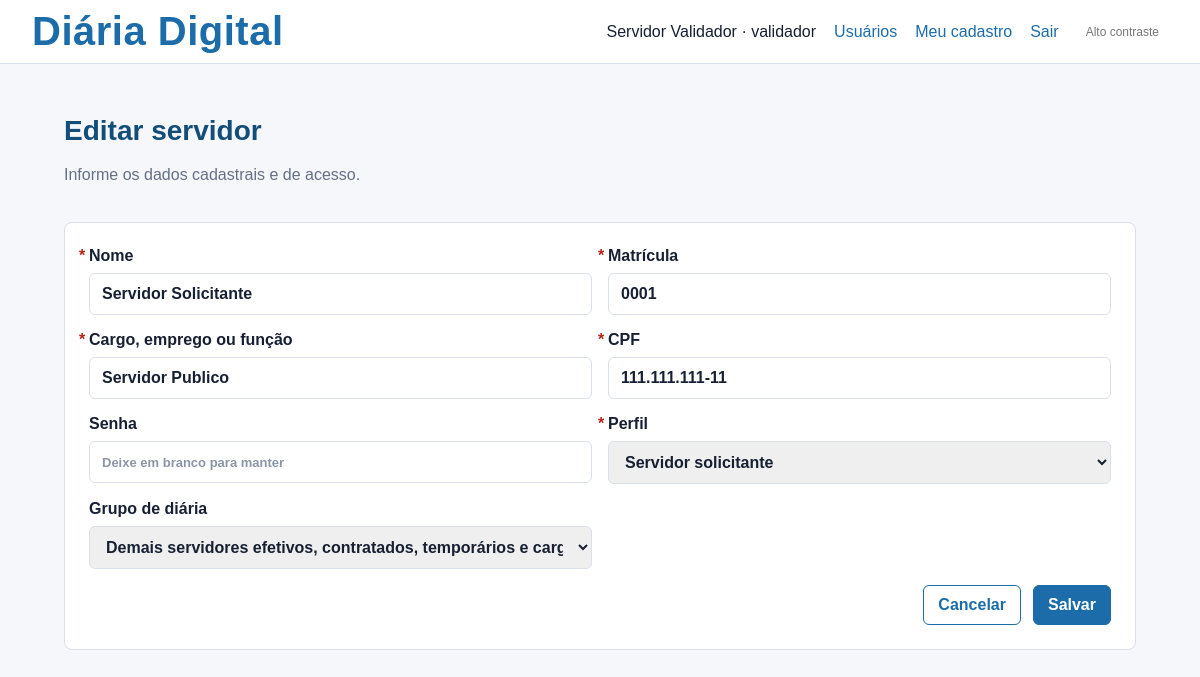
Before: /usuarios/1/editar (signed in) with the older database file.
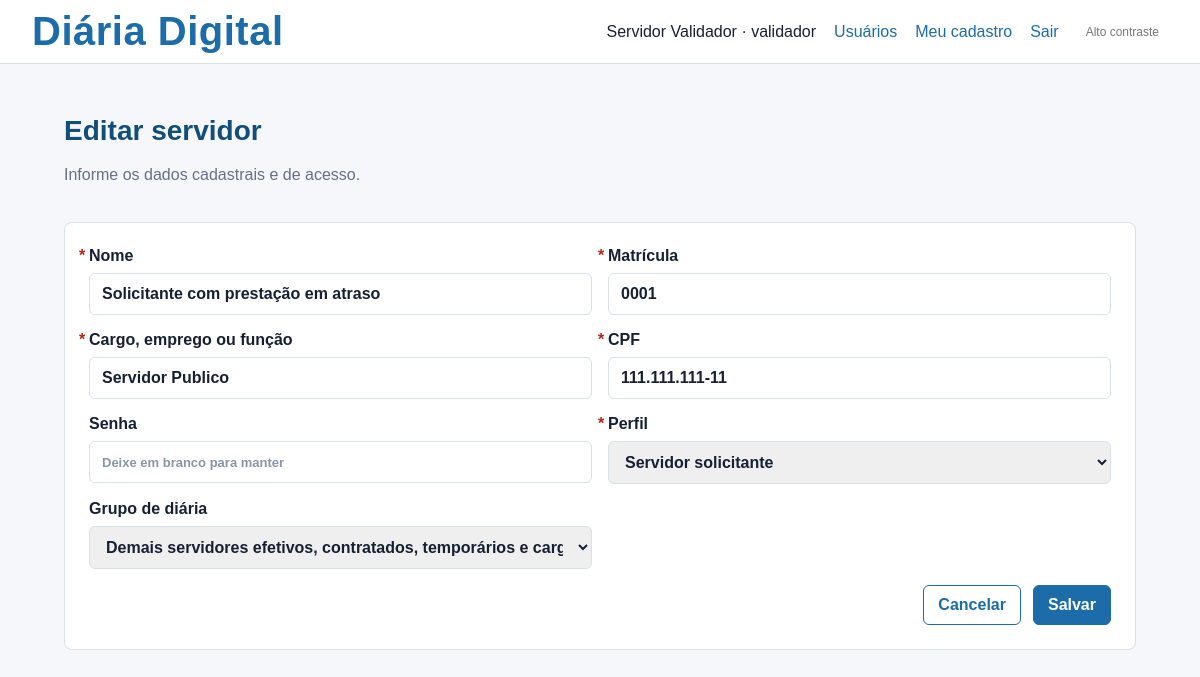
After: the same page with the newer database file.
### tables this page shows
CREATE TABLE users (
                id INTEGER PRIMARY KEY AUTOINCREMENT,
                name TEXT NOT NULL,
                email TEXT NOT NULL UNIQUE,
                password_hash TEXT NOT NULL,
                role TEXT NOT NULL CHECK(role IN ('solicitante', 'validador'))
            , daily_group TEXT, registration TEXT, public_position TEXT, cpf TEXT);

### app.py (the view, shortened to what this page needs)
@app.route("/usuarios/<int:user_id>/editar", methods=["GET", "POST"])
@role_required("validador")
def edit_user(user_id):
    logged_user = current_user()
    target_user = get_user_or_404(user_id)
    can_manage_users = logged_user["role"] == "validador"
    is_own_profile = logged_user["id"] == target_user["id"]
    return render_template(
        "user_form.html",
        user=target_user,
        form_action=url_for("edit_user", user_id=user_id),
    )

### app.py (called while the page is built)
def normalize_cpf(cpf):
    return "".join(ch for ch in (cpf or "") if ch.isdigit())

def format_cpf(cpf):
    digits = normalize_cpf(cpf)
    if len(digits) != 11:
        return cpf or ""
    return f"{digits[:3]}.{digits[3:6]}.{digits[6:9]}-{digits[9:]}"

def get_db():
    conn = sqlite3.connect(DATABASE)
    conn.row_factory = sqlite3.Row
    return conn

def current_user():
    if "user_id" not in session:
        return None
    with get_db() as db:
        return db.execute("SELECT * FROM users WHERE id = ?", (session["user_id"],)).fetchone()

@app.template_filter("cpf_br")
def cpf_br_filter(value):
    return format_cpf(value)

@app.context_processor
def inject_user():
    return {
        "current_user": current_user(),
        "daily_groups": DAILY_GROUPS,
        "daily_ranges": DAILY_RANGES,
        "status_labels": STATUS_LABELS,
        "role_labels": ROLE_LABELS,
    }

def get_user_or_404(user_id):
    with get_db() as db:
        user = db.execute("SELECT * FROM users WHERE id = ?", (user_id,)).fetchone()
    if user is None:
        abort(404)
    return user

### templates/user_form.html (shortened to what this page needs)
{% extends "base.html" %}
{% set is_edit = user is not none %}
{% set is_self = is_edit and current_user["id"] == user["id"] %}
{% set can_edit_role = current_user["role"] == "validador" and not is_self %}
{% block content %}
<div class="page-heading">
    <div>
        <h1>{{ "Editar servidor" if is_edit else "Novo servidor" }}</h1>
        <p class="muted">Informe os dados cadastrais e de acesso.</p>
    </div>
</div>
<form method="post" class="form wide">
    <div class="grid">
        <label class="required">
            Nome
            <input name="name" required value="{{ user['name'] if user else '' }}">
        </label>
        <label class="required">
            Matrícula
            <input name="registration" required value="{{ user['registration'] if user else '' }}">
        </label>
        <label class="required">
            Cargo, emprego ou função
            <input name="public_position" required value="{{ user['public_position'] if user else '' }}">
        </label>
        <label class="required">
            CPF
            <input type="text" name="cpf" class="cpf-mask" maxlength="14" inputmode="numeric" autocomplete="username" required placeholder="000.000.000-00" value="{{ user['cpf']|cpf_br if user else '' }}">
        </label>
        <label class="{% if not is_edit %}required{% endif %}">
            Senha
            <input type="password" name="password" {% if not is_edit %}required{% endif %} placeholder="{{ 'Deixe em branco para manter' if is_edit else 'Mínimo 6 caracteres' }}">
        </label>
        {% if can_edit_role or not is_edit %}
            <label class="required">
                Perfil
                <select name="role" required>
                    {% for role, label in role_labels.items() %}
                        <option value="{{ role }}" {% if user and user["role"] == role %}selected{% endif %}>{{ label }}</option>
                    {% endfor %}
                </select>
            </label>
        {% else %}
            <div class="field-readonly">
                <strong>Perfil</strong>
                <span>{{ role_labels.get(user["role"], user["role"]) }}</span>
            </div>
        {% endif %}
        {% if can_edit_role or not is_edit %}
            <label>
                Grupo de diária
                <select name="daily_group">
                    {% for group, label in daily_groups.items() %}
                        <option value="{{ group }}" {% if user and user["daily_group"] == group %}selected{% endif %}>{{ label }}</option>
                    {% endfor %}
                </select>
            </label>
        {% elif user["role"] == "solicitante" %}
            <div class="field-readonly">
                <strong>Grupo de diária</strong>
                <span>{{ daily_groups.get(user["daily_group"], "Grupo não cadastrado") }}</span>
            </div>
        {% endif %}
    </div>
    <div class="actions">
        <a class="button secondary" href="{{ url_for('users_list') if current_user['role'] == 'validador' else url_for('index') }}">Cancelar</a>
        <button type="submit">Salvar</button>
    </div>
</form>
{% endblock %}

Changed rows visible on the page:
changed users "Servidor Publico": name "Servidor Solicitante" → "Solicitante com prestação em atraso"
